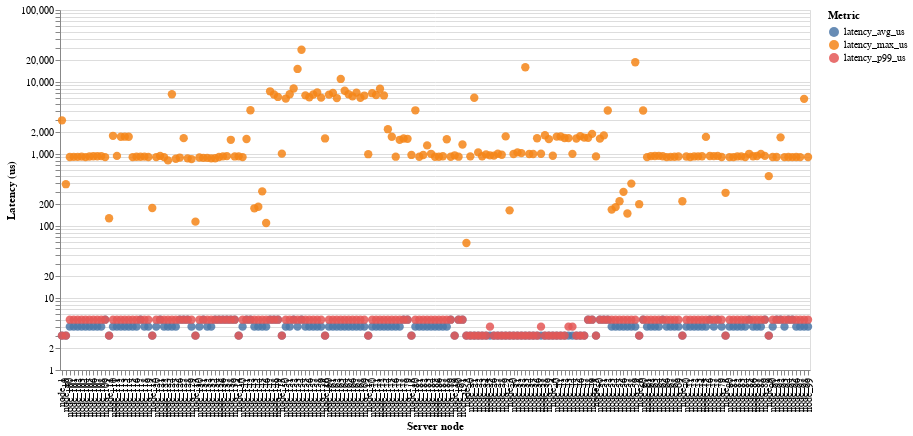

The code cell stored with this chart in its notebook:
### Markdown cell above
## Latency Metrics

平均・p99・最大レイテンシのプロファイルを比較します。

### Code cell
if rpc_df.is_empty():
    print("No data to plot.")
else:
    latency_long = (
        rpc_df
        .select([
            "experiment",
            "run",
            "server_node",
            "latency_avg_us",
            "latency_p99_us",
            "latency_max_us",
        ])
        .melt(id_vars=["experiment", "run", "server_node"], value_vars=["latency_avg_us", "latency_p99_us", "latency_max_us"], variable_name="metric", value_name="latency_us")
    )
    latency_pdf = latency_long.to_pandas()
    latency_pdf["server_node"] = latency_pdf["server_node"].astype(str)
    run_options = sorted(latency_pdf["run"].unique())
    if not run_options:
        print("No runs available.")
    else:
        run_dropdown = alt.binding_select(options=run_options, name="Run")
        run_select = alt.selection_point(fields=["run"], bind=run_dropdown, value=[{"run": run_options[0]}])
        chart = (
            alt.Chart(latency_pdf)
            .add_params(run_select)
            .transform_filter(run_select)
            .mark_circle(size=70, opacity=0.85)
            .encode(
                x=alt.X("server_node:N", title="Server node"),
                y=alt.Y("latency_us:Q", title="Latency (us)", scale=alt.Scale(type="log")),
                color=alt.Color("metric:N", title="Metric"),
                tooltip=[
                    alt.Tooltip("experiment:N"),
                    alt.Tooltip("run:N"),
                    alt.Tooltip("server_node:N"),
                    alt.Tooltip("metric:N"),
                    alt.Tooltip("latency_us:Q", format=".1f"),
                ],
            )
            .properties(width=750, height=360)
        )
        display(chart)

### Figure 1 — Vega-Lite specification as saved in the notebook (floating-point values rounded to 4 significant figures; data arrays with more than 128 entries replaced by an {"elided": "..."} marker saying what was removed)
{"config": {"view": {"continuousWidth": 300, "continuousHeight": 300}}, "data": {"name": "data-77ec934567bc42fd5544b63775a1ee5d"}, "mark": {"type": "circle", "opacity": 0.85, "size": 70}, "encoding": {"color": {"field": "metric", "title": "Metric", "type": "nominal"}, "tooltip": [{"field": "experiment", "type": "nominal"}, {"field": "run", "type": "nominal"}, {"field": "server_node", "type": "nominal"}, {"field": "metric", "type": "nominal"}, {"field": "latency_us", "format": ".1f", "type": "quantitative"}], "x": {"field": "server_node", "title": "Server node", "type": "nominal"}, "y": {"field": "latency_us", "scale": {"type": "log"}, "title": "Latency (us)", "type": "quantitative"}}, "height": 360, "params": [{"name": "param_2", "select": {"type": "point", "fields": ["run"]}, "bind": {"input": "select", "options": ["2025.11.05-18.23.57-294601.nqsv-4", "2025.11.05-18.23.58-294602.nqsv-8", "2025.11.05-18.23.58-294603.nqsv-16"], "name": "Run"}, "value": [{"run": "2025.11.05-18.23.57-294601.nqsv-4"}]}], "transform": [{"filter": {"param": "param_2"}}], "width": 750, "$schema": "https://vega.github.io/schema/vega-lite/v5.20.1.json", "datasets": {"data-77ec934567bc42fd5544b63775a1ee5d": {"elided": "4023 records"}}}
